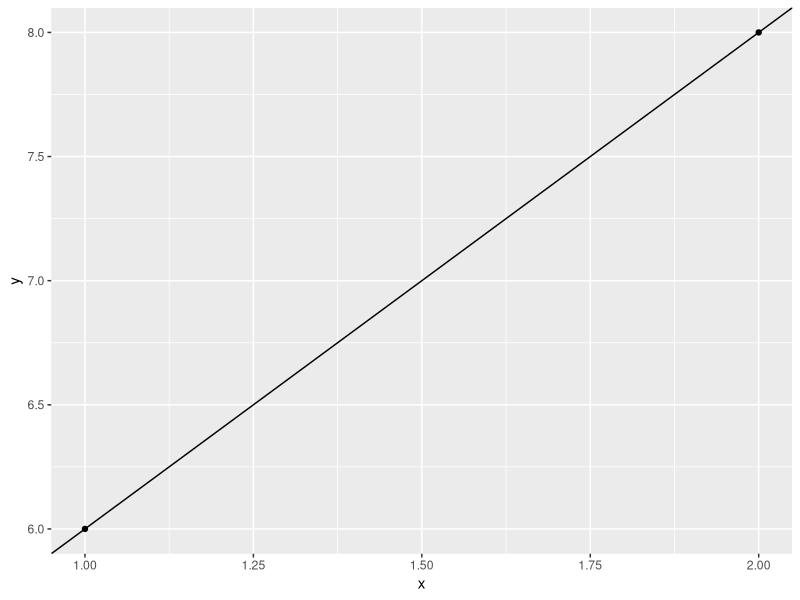

Recreate this plot in R.
## ---- chunk 1
4 + 5

4 == 5

4 %in% c(4,5,6)
## ---- chunk 2
4 + 2 * 3
32 * 4 ** 2
((8 - 4) **2)/4
## ---- chunk 3

m <- (8-6)/(2-1)
print(m)
## ---- chunk 4

b <- (6 - 1 * m)
print(b)
## ---- chunk 5

library(ggplot2)
x <- c(1,2)
y <- c(6,8)
data <- data.frame(x,y)
qplot(data = data, x, y) + geom_abline(intercept = 4, slope = 2)

